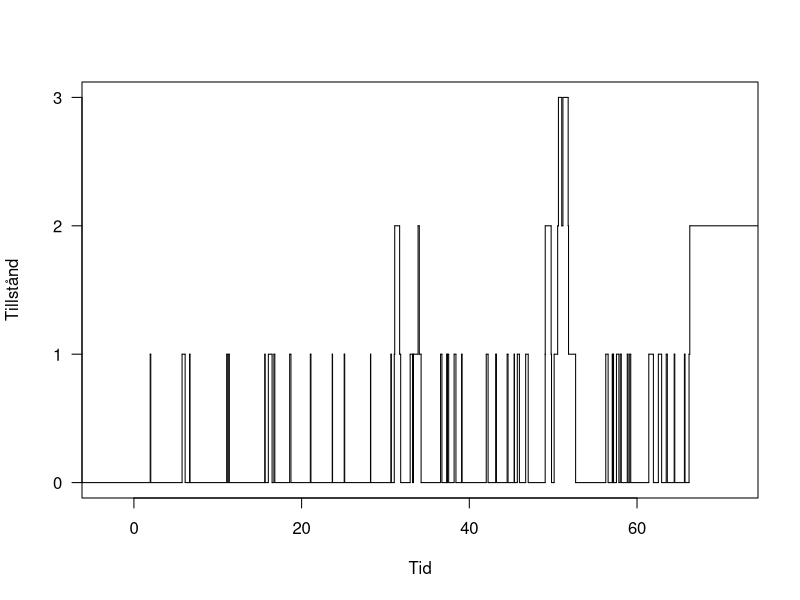
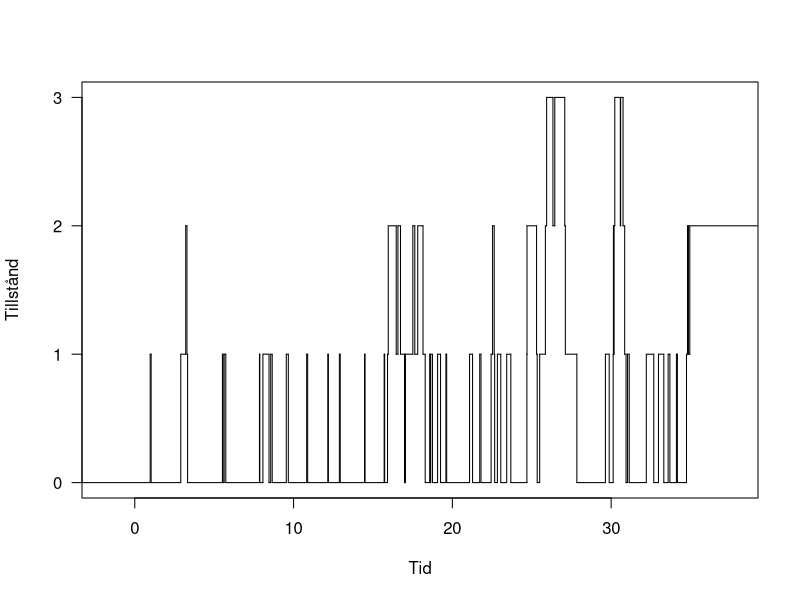
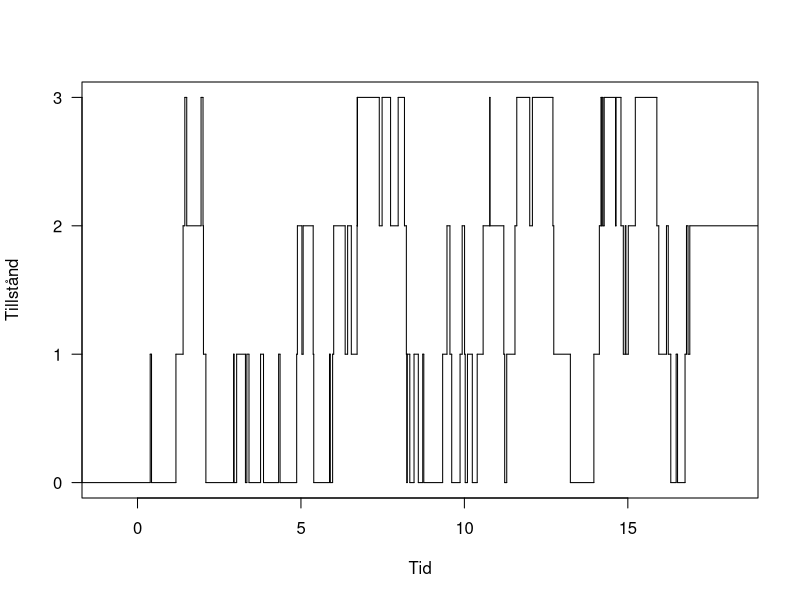
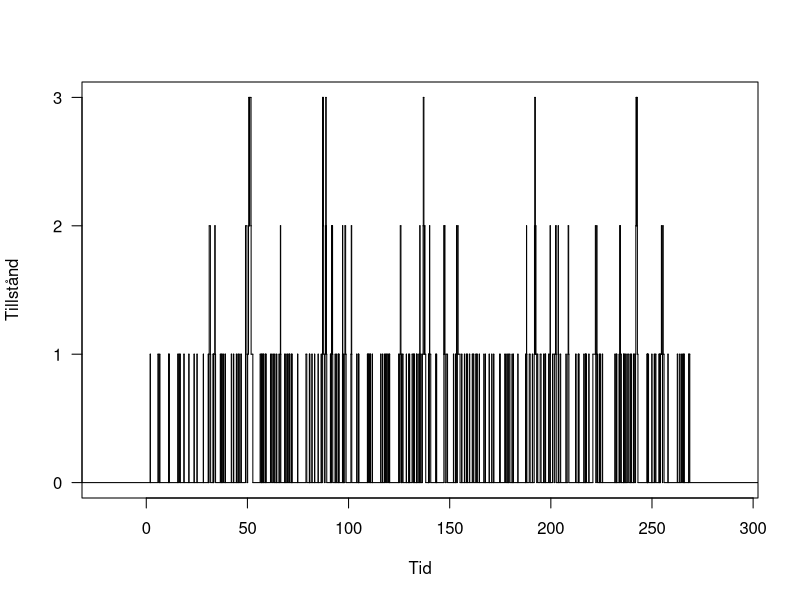
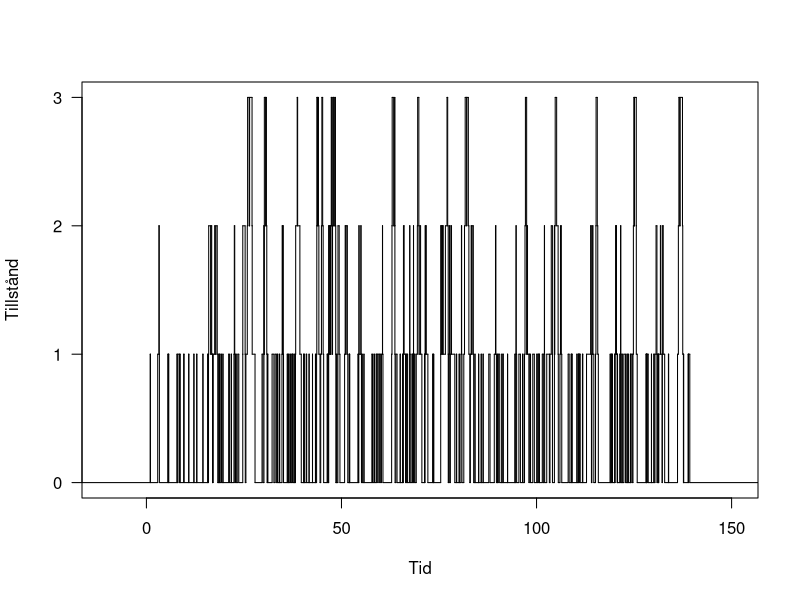
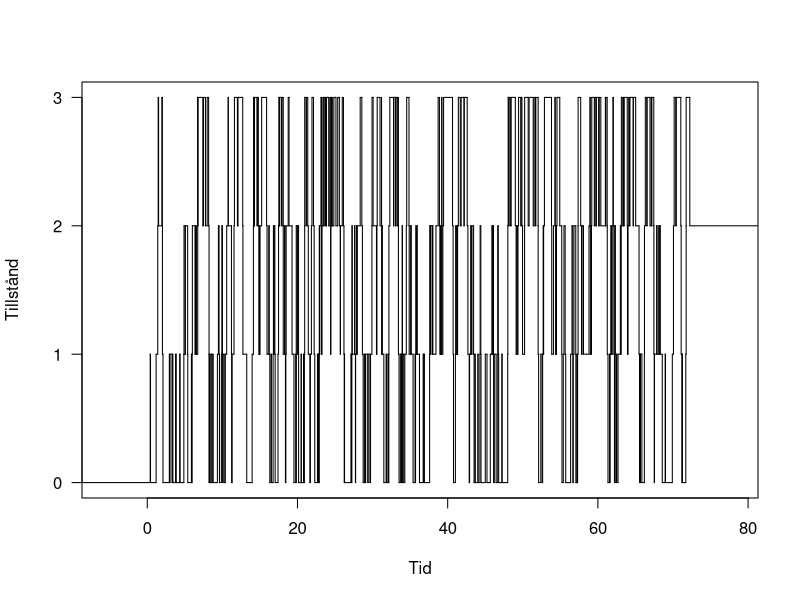

R code for these plots, in order:
## ---- chunk 1
bd_process <- function(lambda, mu, initial_state = 0, steps = 100) {
  time_now <- 0
  state_now <- initial_state
  # Dessa vektorer ska byggas på i loopen nedan
  time <- 0
  state <- initial_state
  for (i in 1:steps) {
    # Tillstånd 3: 1 request körs, 2 i kön (resten nekas så upp till tillstånd 3 är endast intressant). Systemet är fullt så inga nya jobb kan köas så ankomst tid sätts till noll. Else: Alltid i ett tillstånd där den kan ta emot requests och därav blir intensiteten lambda.
    if (state_now == 3) {
      lambda_now <- 0
    } else {
      lambda_now <- lambda
    }
    # Om det är noll i kön så är det inget service avslut som behövs att göras. I resterande tillstånd 1-3 är det alltid 1 jobb minst som körs och därför finns det intensiteten mu. 
    if (state_now == 0) {
      mu_now <- 0
    } else {
      mu_now <- mu
    }
    # Tiden för tillståndbyte exp fördelad med paramterarna i uppgift 1
    time_to_transition <- rexp(1, rate = lambda_now + mu_now)
    # Om nästa hopp är serviceavslut eller ankomst
    if (runif(1) < mu_now/(lambda_now + mu_now)) { # Ett tal, för vi       vill ha en händelse generarad, om den är mindre än sannolikheten       för service så sker service annars arrival (+1)
      state_now <- state_now - 1
    } else {
      state_now <- state_now + 1
    }
    time_now <- time_now + time_to_transition # Tid efter nästa hopp       inträffat
    time <- c(time, time_now) # time vektorn - tidpunkter när              tillståndsbyten sker
    state <- c(state, state_now) # state vektorn - tillstånd processen     kommer till efter varje steg
}
  # Returnera en lista med de två vektorerna tid och state
  list(time = time, state = state)
}
## ---- chunk 2
set.seed(950122)
forslag1 <- bd_process(lambda = 1, mu = 5)
state <- 0:3

time1 <- forslag1$time
state1 <- forslag1$state
plot(stepfun(time1[-1], state1),
  do.points = FALSE,
  xlab = "Tid",
  ylab = "Tillstånd",
  main = "",
  yaxt = "n")
axis(2, at = c(0, 1, 2, 3), las = 2)
## ---- chunk 3
set.seed(950122)
forslag2 <- bd_process(lambda = 2, mu = 5)
state <- 0:3

time1 <- forslag2$time
state1 <- forslag2$state
plot(stepfun(time1[-1], state1),
  do.points = FALSE,
  xlab = "Tid",
  ylab = "Tillstånd",
  main = "",
  yaxt = "n")
axis(2, at = c(0, 1, 2, 3), las = 2)
## ---- chunk 4
set.seed(950122)
forslag3 <- bd_process(lambda = 5, mu = 5)
state <- 0:3

time1 <- forslag3$time
state1 <- forslag3$state
plot(stepfun(time1[-1], state1),
  do.points = FALSE,
  xlab = "Tid",
  ylab = "Tillstånd",
  main = "",
  yaxt = "n")
axis(2, at = c(0, 1, 2, 3), las = 2)
## ---- chunk 5
set.seed(950122)
forslag1 <- bd_process(lambda = 1, mu = 5, steps = 500)
state <- 0:3

time1 <- forslag1$time
state1 <- forslag1$state
plot(stepfun(time1[-1], state1),
  do.points = FALSE,
  xlab = "Tid",
  ylab = "Tillstånd",
  main = "",
  yaxt = "n")
axis(2, at = c(0, 1, 2, 3), las = 2)
## ---- chunk 6
set.seed(950122)
forslag2 <- bd_process(lambda = 2, mu = 5, steps = 500)
state <- 0:3

time1 <- forslag2$time
state1 <- forslag2$state
plot(stepfun(time1[-1], state1),
  do.points = FALSE,
  xlab = "Tid",
  ylab = "Tillstånd",
  main = "",
  yaxt = "n")
axis(2, at = c(0, 1, 2, 3), las = 2)
## ---- chunk 7
set.seed(950122)
forslag3 <- bd_process(lambda = 5, mu = 5, steps = 500)
state <- 0:3

time1 <- forslag3$time
state1 <- forslag3$state
plot(stepfun(time1[-1], state1),
  do.points = FALSE,
  xlab = "Tid",
  ylab = "Tillstånd",
  main = "",
  yaxt = "n")
axis(2, at = c(0, 1, 2, 3), las = 2)
## ---- chunk 8
tid1 <- tail(forslag1$time, 1)
tid2 <- tail(forslag2$time, 1)
tid3 <- tail(forslag3$time, 1)

tid1
tid2
tid3
## ---- chunk 9
print(forslag1)
## ---- chunk 10
# Input: något tillstånd, simulerad process
# Returnerar: andel tid som processen spenderade i tillståndet


proportion_in_state <- function(s, bdp) {
  time_spent <- 0
  
  for (i in 1:(length(bdp$state)-1))
    {
      if (bdp$state[i] == s) {
        time_spent <- time_spent + (bdp$time[i+1] - bdp$time[i])
        }
      else
        next
  }
  total_time <- tail(bdp$time,1)
  return (time_spent / total_time)
}
## ---- chunk 11
set.seed(950122)
forslag1 <- bd_process(lambda = 1, mu = 5, steps = 1000)
forslag2 <- bd_process(lambda = 2, mu = 5, steps = 1000)
forslag3 <- bd_process(lambda = 5, mu = 5, steps = 1000)

#Förslag 1:

#tillstånd: 0:
time0 <- proportion_in_state(0,forslag1)
time0

#tillstånd: 1:
time1 <- proportion_in_state(1,forslag1)
time1

#tillstånd: 2:
time2 <- proportion_in_state(2,forslag1)
time2

#tillstånd: 3:
time3 <- proportion_in_state(3,forslag1)
time3
## ---- chunk 12
#Förslag 2:

#tillstånd: 0:
time0 <- proportion_in_state(0,forslag2)
time0

#tillstånd: 1:
time1 <- proportion_in_state(1,forslag2)
time1

#tillstånd: 2:
time2 <- proportion_in_state(2,forslag2)
time2

#tillstånd: 3:
time3 <- proportion_in_state(3,forslag2)
time3
## ---- chunk 13
#Förslag 2:

#tillstånd: 0:
time0 <- proportion_in_state(0,forslag3)
time0

#tillstånd: 1:
time1 <- proportion_in_state(1,forslag3)
time1

#tillstånd: 2:
time2 <- proportion_in_state(2,forslag3)
time2

#tillstånd: 3:
time3 <- proportion_in_state(3,forslag3)
time3
